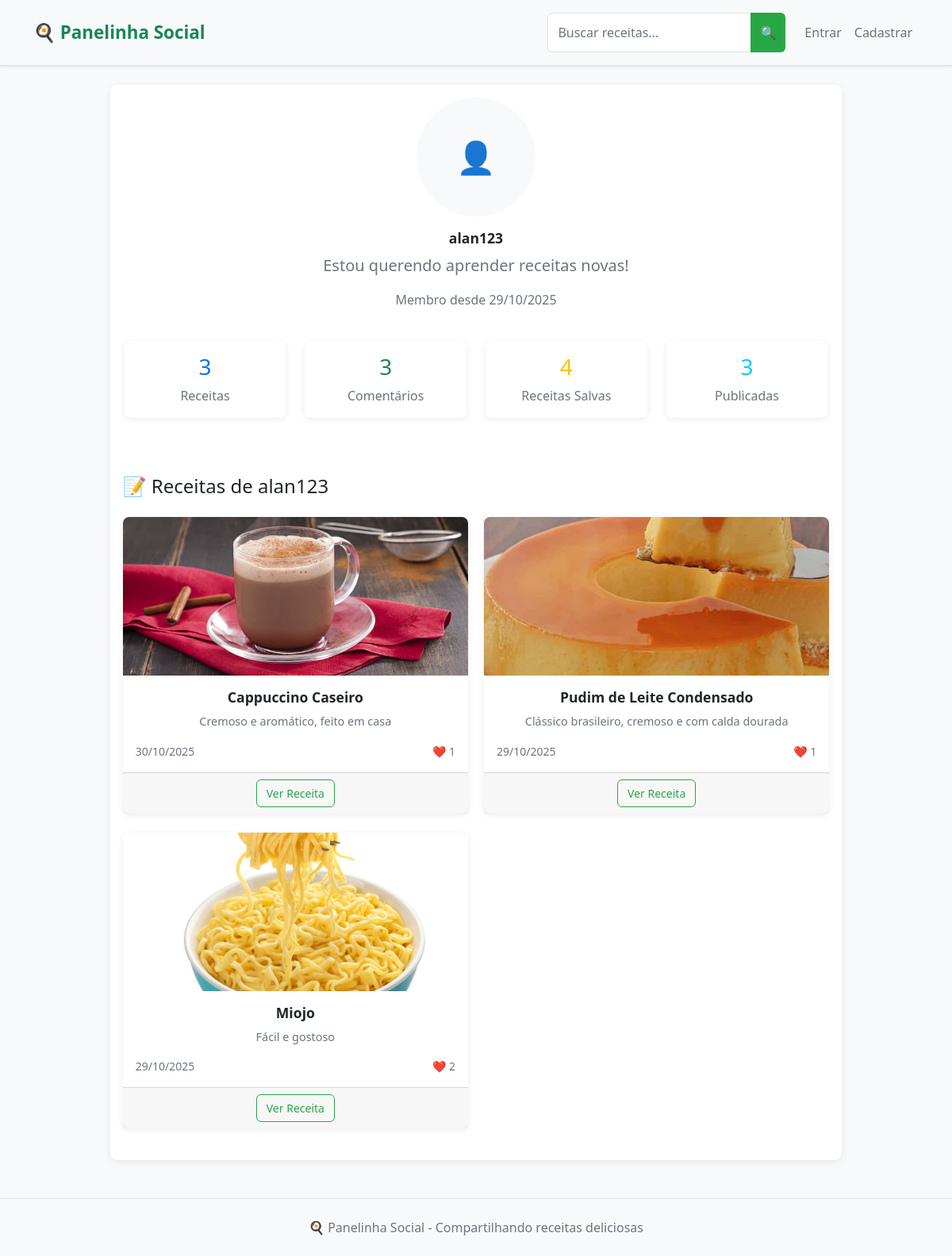
The page /user/alan123 on the database as committed earlier.
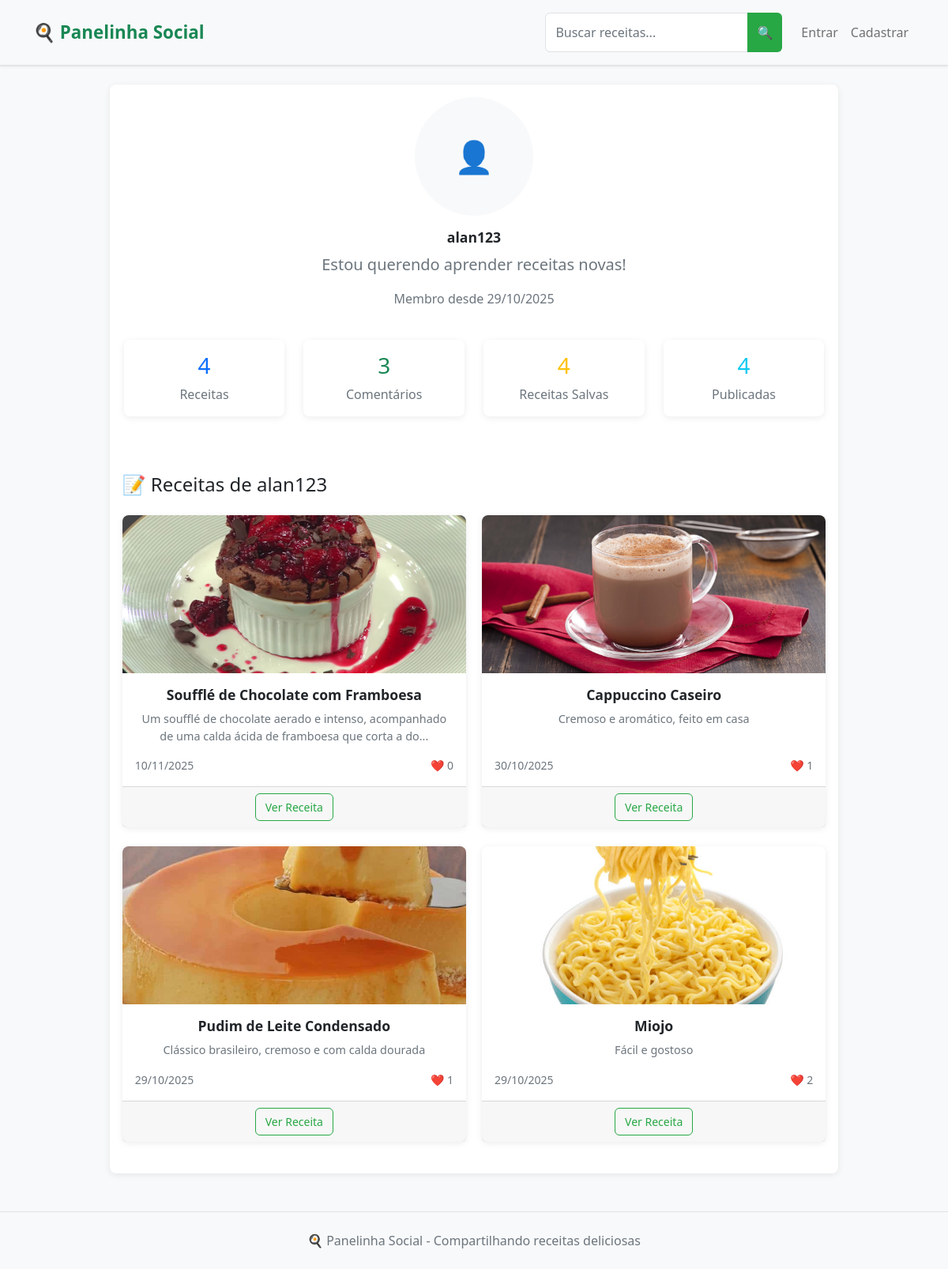
The same page on the database as committed later.
### app.py (models this page shows, shortened)
class Recipe(db.Model):
    __tablename__ = 'recipe'
    id = db.Column(db.Integer, primary_key=True)
    title = db.Column(db.String(100), nullable=False, index=True)
    description = db.Column(db.Text)
    ingredients = db.Column(db.Text)
    steps = db.Column(db.Text)
    image = db.Column(db.String(200))
    categories = db.Column(db.String(200))
    difficulty = db.Column(db.String(20), nullable=False, default='Fácil', index=True)  # NOVO CAMPO
    is_draft = db.Column(db.Boolean, default=False, index=True)
    created_at = db.Column(db.DateTime, default=datetime.utcnow, index=True)
    updated_at = db.Column(db.DateTime, default=datetime.utcnow, onupdate=datetime.utcnow)
    views = db.Column(db.Integer, default=0, index=True)
    user_id = db.Column(db.Integer, db.ForeignKey('user.id'), nullable=False, index=True)
    likes = db.relationship('Like', backref='recipe', lazy='select')
    comments = db.relationship('Comment', backref='recipe', lazy='select')
    saved_by = db.relationship('SavedRecipe', backref='recipe', lazy='select')
    def like_count(self):
        if hasattr(self, '_like_count'):
            return self._like_count
        return len(self.likes)

### app.py (the view)
@app.route('/user/<username>')
def user_profile(username):
    user = User.query.filter_by(username=username).first_or_404()
    recipes = Recipe.query.filter_by(user_id=user.id, is_draft=False)\
                         .order_by(Recipe.created_at.desc())\
                         .all()
    return render_template('user_profile.html',
                         title=f'Perfil - {user.username}',
                         user=user,
                         recipes=recipes)

### templates/user_profile.html (shortened to what the changed rows need)
{% extends "base.html" %}
{% block content %}
<div class="row justify-content-center">
    <div class="col-md-10">
        <div class="card">
            <div class="card-body text-center">
                <div class="mb-4">
                    <h2 class="card-title">{{ user.username }}</h2>
                </div>
                <div class="row mb-4">
                    <div class="col-md-3">
                        <div class="card border-0">
                            <div class="card-body">
                                <h3 class="text-primary">{{ user.recipes|length }}</h3>
                                <p class="text-muted mb-0">Receitas</p>
                            </div>
                        </div>
                    </div>
                    <div class="col-md-3">
                        <div class="card border-0">
                            <div class="card-body">
                                <h3 class="text-info">
                                    {{ user.recipes|selectattr('is_draft', 'equalto', false)|list|length }}
                                </h3>
                                <p class="text-muted mb-0">Publicadas</p>
                            </div>
                        </div>
                    </div>
                </div>
                <div class="mt-5">
                    {% if recipes %}
                        <div class="row">
                            {% for recipe in recipes %}
                                <div class="col-md-6 mb-4">
                                    <div class="card h-100">
                                        {% if recipe.image %}
                                            <img src="{{ url_for('static', filename='uploads/' + recipe.image) }}"
                                                 class="card-img-top"
                                                 style="height: 200px; object-fit: cover;"
                                                 alt="{{ recipe.title }}">
                                        {% else %}
                                            <div class="card-img-top bg-light d-flex align-items-center justify-content-center"
                                                 style="height: 200px;">
                                                <span class="text-muted">📷</span>
                                            </div>
                                        {% endif %}
                                        <div class="card-body">
                                            <h5 class="card-title">{{ recipe.title }}</h5>
                                            <p class="card-text text-muted">
                                                {{ recipe.description[:100] }}{% if recipe.description|length > 100 %}...{% endif %}
                                            </p>
                                            <div class="d-flex justify-content-between text-muted">
                                                <small>{{ recipe.created_at.strftime('%d/%m/%Y') }}</small>
                                                <small>❤️ {{ recipe.like_count() }}</small>
                                            </div>
                                        </div>
                                        <div class="card-footer">
                                            <a href="{{ url_for('recipe_detail', recipe_id=recipe.id) }}"
                                               class="btn btn-outline-success btn-sm">
                                                Ver Receita
                                            </a>
                                        </div>
                                    </div>
                                </div>
                            {% endfor %}
                        </div>
                    {% endif %}
                </div>
            </div>
        </div>
    </div>
</div>
{% endblock %}

Rows that differ between the two databases and show on the page:
added Recipe: image (picture), title "Soufflé de Chocolate com Framboesa", description "Um soufflé de chocolate aerado e intenso, acompanhado de uma calda ácida de framboesa que corta a do", created_at "10/11/2025", like_count "0"
Other text that changed with them:
{{ user.recipes|length }}: "3" → "4"
{{ user.recipes|selectattr('is_draft', 'equalto', false)|list|length }}: "3" → "4"
